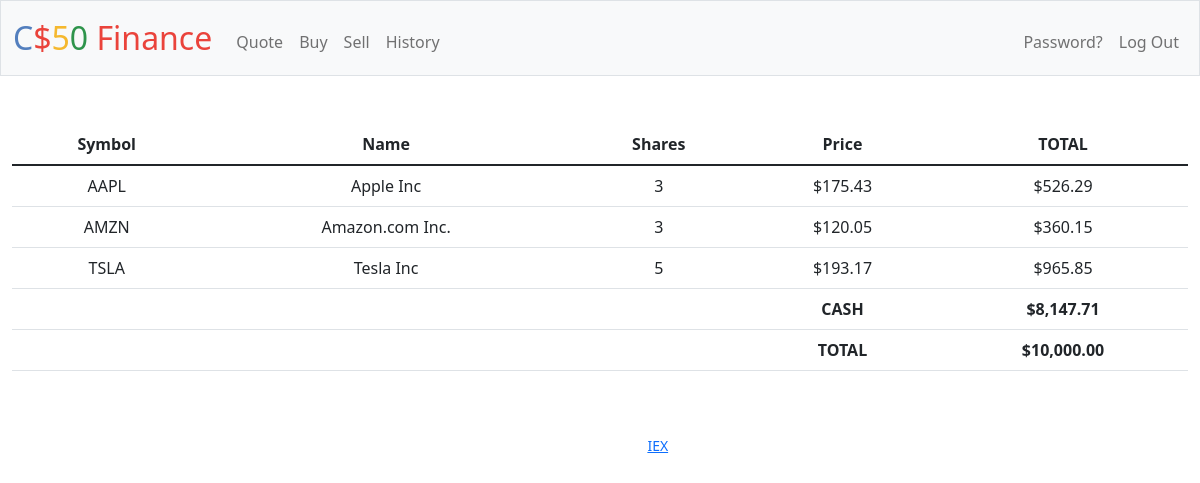
/ (signed in), run on the app's committed database.
### tables this page shows
CREATE TABLE transac(
    id INTEGER PRIMARY KEY AUTOINCREMENT,
    user_id INTEGER NOT NULL,
    name TEXT NOT NULL,
    shares INTEGER NOT NULL,
	price NUMERIC NOT NULL,
    type TEXT NOT NULL,
    symbol TEXT NOT NULL,
    time TIMESTAMP DEFAULT CURRENT_TIMESTAMP,
    FOREIGN KEY(user_id) REFERENCES users(id)
);

CREATE TABLE users (id INTEGER PRIMARY KEY AUTOINCREMENT NOT NULL, username TEXT NOT NULL, hash TEXT NOT NULL, cash NUMERIC NOT NULL DEFAULT 10000.00);

### app.py (the view)
@app.route("/")
@login_required
def index():
    user = session['user_id']
    data = db.execute("SELECT symbol, name, SUM(shares) as totalshares, price FROM transac WHERE user_id=? GROUP BY symbol", user)
    cash = db.execute("SELECT cash FROM users WHERE id=?", user)[0]['cash']
    total = cash
    for stock in data:
        total += stock['totalshares'] * stock['price']
    return render_template("index.html", sdata=data, cash=cash, total= total, usd=usd)

### app.py (called while the page is built)
@app.after_request
def after_request(response):
    response.headers["Cache-Control"] = "no-cache, no-store, must-revalidate"
    response.headers["Expires"] = 0
    response.headers["Pragma"] = "no-cache"
    return response

### helpers.py (called while the page is built)
def login_required(f):
    @wraps(f)
    def decorated_function(*args, **kwargs):
        if session.get("user_id") is None:
            return redirect("/login")
        return f(*args, **kwargs)
    return decorated_function

def usd(value):
    return f"${value:,.2f}"

### templates/index.html (shortened to what this page needs)
{% extends "layout.html"%}
{% block index %}
    <body class="background" style="background-image: url('https://img.freepik.com/premium-photo/business-stock-market-digital-data-financial-investment_24070-1624.jpg?w=2000')"></body>
    <table class="table table-stiped">
        <thead>
            <tr>
                <th>Symbol</th>
                <th>Name</th>
                <th>Shares</th>
                <th>Price</th>
                <th>TOTAL</th>
            </tr>
        </thead>
        <tbody>
            {% for stock in sdata %}
            <tr>
                <td>{{stock.symbol}}</td>
                <td>{{stock.name}}</td>
                <td>{{stock.totalshares}}</td>
                <td>{{usd(stock.price)}}</td>
                <td>{{usd(stock.price * stock.totalshares)}}</td>
            </tr>
            {% endfor %}
            <tr>
                <td colspan="3"></td>
                <td><strong>CASH</td>
                <td><strong>{{usd(cash)}}</td>
            </tr>
            <tr>
                <td colspan="3"></td>
                <td><strong>TOTAL</td>
                <td><strong>{{usd(total)}}</td>
            </tr>
        </tbody>
    </table>
    {% endblock%}

### static/styles.css (style rules this page uses)
.background { height : 100vh; background-size: cover; background-position: center center; }
table { background-color: white; width: 100% }
table td { padding: 30px; }
table th { padding: 30px; background-color: grey; }

### data on the page
transac: symbol "AAPL", name "Apple Inc", totalshares "3", price "$175.43", price "$526.29"
transac: symbol "AMZN", name "Amazon.com Inc.", totalshares "3", price "$120.05", price "$360.15"
users: cash "$8,147.71"

### other printed values
{{ stock.symbol }} "TSLA"
{{ stock.name }} "Tesla Inc"
{{ stock.totalshares }} "5"
{{ usd(stock.price) }} "$193.17"
{{ usd(stock.price * stock.totalshares) }} "$965.85"
{{ usd(total) }} "$10,000.00"
